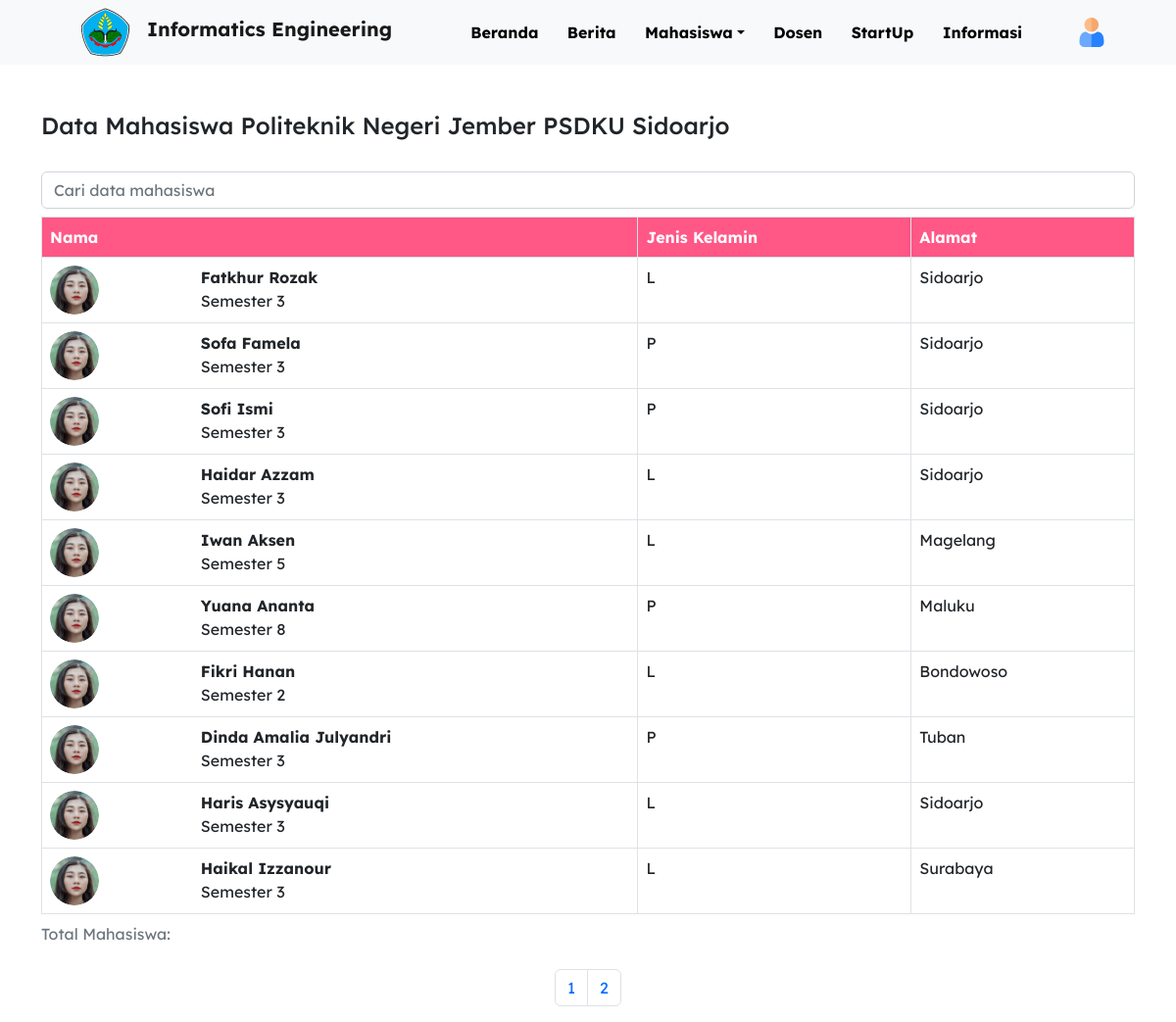
The app's page /datamhs.php with its own data.
### tables this page shows
CREATE TABLE `data_mahasiswa` (
  `name` varchar(40) DEFAULT NULL,
  `id_mhs` varchar(9) NOT NULL,
  `jenis_kelamin` enum('P','L') DEFAULT NULL,
  `alamat` text DEFAULT NULL,
  `semester` varchar(10) DEFAULT NULL
);

### datamhs.php (the view, shortened to what this page needs)
<?php
include 'db_connect.php';
$limit = 10;
$page = isset($_GET['page']) ? $_GET['page'] : 1;
$start = ($page - 1) * $limit;
$result = $conn->query("SELECT * FROM data_mahasiswa LIMIT $start, $limit");
$data_mahasiswa = $result->fetch_all(MYSQLI_ASSOC);
$result1 = $conn->query("SELECT count(id_mhs) AS id FROM data_mahasiswa");
$mhsCount = $result1->fetch_all(MYSQLI_ASSOC);
$total = $mhsCount[0]['id'];
$pages = ceil($total / $limit);
?>
<!DOCTYPE html>
<html lang="en">
<head>
    <link href="https://cdn.jsdelivr.net/npm/bootstrap@5.2.2/dist/css/bootstrap.min.css" rel="stylesheet">
</head>
<body>
    <nav class="navbar navbar-expand-lg bg-light">
        <div class="container-fluid">
            <div class="nav-logo container-lg d-flex justify-content-between">
                <div class="">
                    <img src=" img-assets/Logo POLIJE (Warna) 1.png" alt="">
                    <a class="navbar-brand container-sm d-none d-sm-inline" href="">Informatics Engineering</a>
                </div>
            </div>
            <div class="navigasi collapse navbar-collapse container-lg pe-5" id="collapsibleNavbar">
                <ul class="navbar-nav">
                    <li class="nav-item">
                        <a class="nav-link" href="index.php">Beranda</a>
                    </li>
                    <li class="nav-item">
                        <a class="nav-link" href="">Berita</a>
                    </li>
                    <li class="nav-item dropdown">
                        <a class="nav-link dropdown-toggle" role="button" data-bs-toggle="dropdown" href="">Mahasiswa</a>
                    </li>
                    <li class="nav-item">
                        <a class="nav-link" href="">Dosen</a>
                    </li>
                    <li class="nav-item">
                        <a class="nav-link" href="">StartUp</a>
                    </li>
                    <li class="nav-item">
                        <a class="nav-link" href="">Informasi</a>
                    </li>
                </ul>
            </div>
            <div style="margin-right: 5%;margin-right: 5%;" class="button-akun d-none d-lg-block">
                <a class="nav-link container-sm" href="user-page.php"><img src="img-assets/user 1.png" alt=""></a>
            </div>
        </div>
    </nav>
    <section class="main-content">
        <div class="container-fluid">
            <div class="d-flex container-sm container-md mt-5">
                <h4>Data Mahasiswa Politeknik Negeri Jember PSDKU Sidoarjo</h4>
            </div>
            <div class="container-sm container-md mt-4">
                <form class="d-flex" role="search" action="">
                    <input type="search" class="form-control" placeholder="Cari data mahasiswa" aria-label="Search">
                </form>
            </div>
            <div class="table-responsive-md container mt-2">
                <table class="table table-bordered table-hover">
                    <caption>Total Mahasiswa:</caption>
                    <thead style="background-color: #FF5786; color: white;">
                        <tr>
                            <th scope="col">Nama</th>
                            <th scope="col">Jenis Kelamin</th>
                            <th scope="col">Alamat</th>
                        </tr>
                    </thead>
                    <tbody class="">
                        <?php foreach ($data_mahasiswa as $data_mhs) : ?>
                            <tr>
                                <td style="cursor: pointer;">
                                    <div class="row row-cols-2">
                                        <div class="col-3">
                                            <img style="width: 50px; height: 50px;" class="rounded-circle shadow-4" src="img-assets/profile.png" alt="">
                                        </div>
                                        <div class="col">
                                            <div class="row">
                                                <div class="col">
                                                    <span class="name" style="font-weight: bold;"><?= $data_mhs['name']; ?></span>
                                                </div>
                                            </div>
                                            <div class="row">
                                                <div class="col">
                                                    <span class="semester"><?= $data_mhs['semester']; ?></span>
                                                </div>
                                            </div>
                                        </div>
                                    </div>
                                </td>
                                <td>
                                    <?= $data_mhs['jenis_kelamin']; ?>
                                </td>
                                <td>
                                    <?= $data_mhs['alamat']; ?>
                                </td>
                            </tr>
                        <?php endforeach; ?>
                    </tbody>
                </table>
                <nav aria-label="Page navigation example">
                    <ul class="pagination justify-content-center">
                        <?php for ($i = 1; $i <= $pages; $i++) : ?>
                            <li class="page-item"><a class="page-link" href="datamhs.php?page=<?= $i; ?>"><?= $i; ?></a></li>
                        <?php endfor; ?>
                    </ul>
                </nav>
            </div>
        </div>
    </section>
</body>
</html>

### datamhs.php (style rules this page uses)
* { font-family: Lexend Deca; }
.nav-item { padding-left: 10pt; }
.nav-logo { margin-left: 5%; font-weight: 700; }
.navigasi { font-style: normal; font-weight: 700; font-size: 16px; line-height: 20px; }
.navigasi a { color: black; }

### records on screen
data_mahasiswa: name "Fatkhur Rozak", semester "Semester 3", jenis_kelamin "L", alamat "Sidoarjo"
data_mahasiswa: name "Sofa Famela", semester "Semester 3", jenis_kelamin "P", alamat "Sidoarjo"
data_mahasiswa: name "Sofi Ismi", semester "Semester 3", jenis_kelamin "P", alamat "Sidoarjo"
data_mahasiswa: name "Haidar Azzam", semester "Semester 3", jenis_kelamin "L", alamat "Sidoarjo"
data_mahasiswa: name "Iwan Aksen", semester "Semester 5", jenis_kelamin "L", alamat "Magelang"
data_mahasiswa: name "Yuana Ananta", semester "Semester 8", jenis_kelamin "P", alamat "Maluku"
data_mahasiswa: name "Fikri Hanan", semester "Semester 2", jenis_kelamin "L", alamat "Bondowoso"
data_mahasiswa: name "Dinda Amalia Julyandri", semester "Semester 3", jenis_kelamin "P", alamat "Tuban"
data_mahasiswa: name "Haris Asysyauqi", semester "Semester 3", jenis_kelamin "L", alamat "Sidoarjo"
data_mahasiswa: name "Haikal Izzanour", semester "Semester 3", jenis_kelamin "L", alamat "Surabaya"
